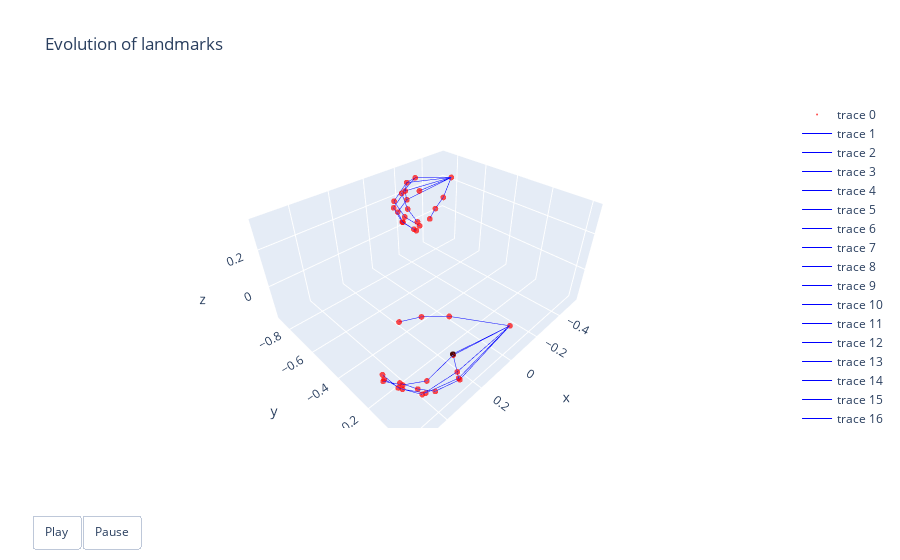

Notebook code for this chart:
### Code cell
import plotly.graph_objects as go

landmarks = torch_dataset[0].y
A = edge_index.permute(1,0)
n=0

# Create the initial 3D scatter plot
fig = go.Figure(
    data=[
        go.Scatter3d(
            x=landmarks[n][:, 0],
            y=landmarks[n][:, 1],
            z=landmarks[n][:, 2],
            mode='markers',
            marker=dict(size=2, color="red", opacity=0.7)
        )]+[
        go.Scatter3d(
                    x=[landmarks[n][i, 0], landmarks[n][j, 0]],
                    y=[landmarks[n][i, 1], landmarks[n][j, 1]],
                    z=[landmarks[n][i, 2], landmarks[n][j, 2]],
                    mode='lines',
                    line=dict(color='blue', width=1),
                ) for i, j in A  # Adjacency matrix updates per frame
    ]+[
        go.Scatter3d(
            x=landmarks[n][20:21, 0],
            y=landmarks[n][20:21, 1],
            z=landmarks[n][20:21, 2],
            mode='markers',
            marker=dict(size=2, color="black", opacity=0.7)
        )],
    layout=go.Layout(
        title="Evolution of landmarks",
        # scene=dict(
        #     xaxis=dict(range=[-3, 3]),  # Set appropriate axis ranges
        #     yaxis=dict(range=[-3, 3]),
        #     zaxis=dict(range=[-3, 3]),
        #     aspectmode="cube"  # Ensures equal scaling for all axes
        # ),
        updatemenus=[{
            "buttons": [
                {"args": [None, {"frame": {"duration": 500, "redraw": True}, "fromcurrent": True}],
                 "label": "Play",
                 "method": "animate"},
                {"args": [[None], {"frame": {"duration": 0, "redraw": True}, "mode": "immediate"}],
                 "label": "Pause",
                 "method": "animate"}
            ],
            "direction": "left",
            "pad": {"r": 10, "t": 87},
            "showactive": False,
            "type": "buttons",
            "x": 0.1,
            "xanchor": "right",
            "y": 0,
            "yanchor": "top"
        }]
    ),
    frames=[
        go.Frame(
            data=[
                go.Scatter3d(
                    x=landmarks[t][:, 0],
                    y=landmarks[t][:, 1],
                    z=landmarks[t][:, 2],
                    mode='markers',
                    marker=dict(size=2, color="red", opacity=0.7)
                )
            ] + [
                go.Scatter3d(
                    x=[landmarks[t][i, 0], landmarks[t][j, 0]],
                    y=[landmarks[t][i, 1], landmarks[t][j, 1]],
                    z=[landmarks[t][i, 2], landmarks[t][j, 2]],
                    mode='lines',
                    line=dict(color='blue', width=1),
                ) for i, j in A  # Adjacency matrix updates per frame
            ] + [
                go.Scatter3d(
                    x=landmarks[t][20:21, 0],
                    y=landmarks[t][20:21, 1],
                    z=landmarks[t][20:21, 2],
                    mode='markers',
                    marker=dict(size=2, color="red", opacity=0.7)
                )
            ],
            name=f"Frame {n+t}"
        ) for t in range(n, len(landmarks))
    ]
)

# Show the animated plot
fig.show()

### Figure 1 — Plotly figure (JSON) as saved in the notebook; plotly's stock layout.template omitted (floating-point values rounded to 4 significant figures)
{"data": [{"marker": {"color": "red", "opacity": 0.7, "size": 2}, "mode": "markers", "type": "scatter3d", "x": [0.3936, 0.5429, 0.4987, 0.4809, 0.4265, -0.00851, 0.216, 0.3176, 0.3248, 0.4526, 0.5127, 0.322, 0.46, 0.4957, 0.2979, 0.4127, 0.4584, 0.2612, 0.353, 0.3913, 0.2759, -0.1198, -0.08828, -0.1259, -0.1244, -0.1478, -0.5356, -0.3017, -0.1954, -0.2138, -0.09164, -0.07422, -0.2116, -0.07874, -0.08164, -0.2266, -0.1058, -0.09393, -0.253, -0.156, -0.1373, -0.2505], "y": [-0.2112, -0.1331, -0.1985, -0.2165, -0.1897, 0.008251, -0.1267, -0.173, -0.00515, -0.007742, -0.06365, 0.0152, -0.02466, -0.1122, 0.003784, -0.05635, -0.1355, -0.01951, -0.06453, -0.1231, -0.04873, -0.5702, -0.6231, -0.6486, -0.6724, -0.7162, -0.8136, -0.6543, -0.6067, -0.7685, -0.734, -0.6751, -0.8313, -0.7803, -0.7076, -0.8639, -0.8203, -0.7433, -0.8835, -0.85, -0.7891, -0.7782], "z": [0.1281, -0.001019, -0.06124, -0.1195, -0.1668, -0.01641, 0.09441, 0.1283, 0.06077, 0.03232, 0.01456, -0.01363, -0.05042, -0.06141, -0.08036, -0.1171, -0.1254, -0.142, -0.1705, -0.1757, -0.006793, 0.2136, 0.1885, 0.1411, 0.104, 0.08455, 0.2261, 0.2352, 0.2272, 0.3338, 0.3012, 0.244, 0.289, 0.2473, 0.186, 0.2267, 0.1862, 0.1376, 0.1588, 0.1317, 0.1023, 0.2475]}, {"line": {"color": "blue", "width": 1}, "mode": "lines", "type": "scatter3d", "x": [0.4265, 0.3913], "y": [-0.1897, -0.1231], "z": [-0.1668, -0.1757]}, {"line": {"color": "blue", "width": 1}, "mode": "lines", "type": "scatter3d", "x": [0.4809, 0.4584], "y": [-0.2165, -0.1355], "z": [-0.1195, -0.1254]}, {"line": {"color": "blue", "width": 1}, "mode": "lines", "type": "scatter3d", "x": [0.4987, 0.4957], "y": [-0.1985, -0.1122], "z": [-0.06124, -0.06141]}, {"line": {"color": "blue", "width": 1}, "mode": "lines", "type": "scatter3d", "x": [0.5429, 0.5127], "y": [-0.1331, -0.06365], "z": [-0.001019, 0.01456]}, {"line": {"color": "blue", "width": 1}, "mode": "lines", "type": "scatter3d", "x": [0.3913, 0.353], "y": [-0.1231, -0.06453], "z": [-0.1757, -0.1705]}, {"line": {"color": "blue", "width": 1}, "mode": "lines", "type": "scatter3d", "x": [0.4584, 0.4127], "y": [-0.1355, -0.05635], "z": [-0.1254, -0.1171]}, {"line": {"color": "blue", "width": 1}, "mode": "lines", "type": "scatter3d", "x": [0.4957, 0.46], "y": [-0.1122, -0.02466], "z": [-0.06141, -0.05042]}, {"line": {"color": "blue", "width": 1}, "mode": "lines", "type": "scatter3d", "x": [0.5127, 0.4526], "y": [-0.06365, -0.007742], "z": [0.01456, 0.03232]}, {"line": {"color": "blue", "width": 1}, "mode": "lines", "type": "scatter3d", "x": [0.353, 0.2612], "y": [-0.06453, -0.01951], "z": [-0.1705, -0.142]}, {"line": {"color": "blue", "width": 1}, "mode": "lines", "type": "scatter3d", "x": [0.4127, 0.2979], "y": [-0.05635, 0.003784], "z": [-0.1171, -0.08036]}, {"line": {"color": "blue", "width": 1}, "mode": "lines", "type": "scatter3d", "x": [0.46, 0.322], "y": [-0.02466, 0.0152], "z": [-0.05042, -0.01363]}, {"line": {"color": "blue", "width": 1}, "mode": "lines", "type": "scatter3d", "x": [0.4526, 0.3248], "y": [-0.007742, -0.00515], "z": [0.03232, 0.06077]}, {"line": {"color": "blue", "width": 1}, "mode": "lines", "type": "scatter3d", "x": [0.2612, -0.00851], "y": [-0.01951, 0.008251], "z": [-0.142, -0.01641]}, {"line": {"color": "blue", "width": 1}, "mode": "lines", "type": "scatter3d", "x": [0.2979, -0.00851], "y": [0.003784, 0.008251], "z": [-0.08036, -0.01641]}, {"line": {"color": "blue", "width": 1}, "mode": "lines", "type": "scatter3d", "x": [0.322, -0.00851], "y": [0.0152, 0.008251], "z": [-0.01363, -0.01641]}, {"line": {"color": "blue", "width": 1}, "mode": "lines", "type": "scatter3d", "x": [0.3248, -0.00851], "y": [-0.00515, 0.008251], "z": [0.06077, -0.01641]}, {"line": {"color": "blue", "width": 1}, "mode": "lines", "type": "scatter3d", "x": [0.3936, 0.3176], "y": [-0.2112, -0.173], "z": [0.1281, 0.1283]}, {"line": {"color": "blue", "width": 1}, "mode": "lines", "type": "scatter3d", "x": [0.3176, 0.216], "y": [-0.173, -0.1267], "z": [0.1283, 0.09441]}, {"line": {"color": "blue", "width": 1}, "mode": "lines", "type": "scatter3d", "x": [0.216, -0.00851], "y": [-0.1267, 0.008251], "z": [0.09441, -0.01641]}, {"line": {"color": "blue", "width": 1}, "mode": "lines", "type": "scatter3d", "x": [0.2759, -0.00851], "y": [-0.04873, 0.008251], "z": [-0.006793, -0.01641]}, {"line": {"color": "blue", "width": 1}, "mode": "lines", "type": "scatter3d", "x": [0.2612, 0.2979], "y": [-0.01951, 0.003784], "z": [-0.142, -0.08036]}, {"line": {"color": "blue", "width": 1}, "mode": "lines", "type": "scatter3d", "x": [0.2979, 0.322], "y": [0.003784, 0.0152], "z": [-0.08036, -0.01363]}, {"line": {"color": "blue", "width": 1}, "mode": "lines", "type": "scatter3d", "x": [0.322, 0.3248], "y": [0.0152, -0.00515], "z": [-0.01363, 0.06077]}, {"line": {"color": "blue", "width": 1}, "mode": "lines", "type": "scatter3d", "x": [-0.1478, -0.1373], "y": [-0.7162, -0.7891], "z": [0.08455, 0.1023]}, {"line": {"color": "blue", "width": 1}, "mode": "lines", "type": "scatter3d", "x": [-0.1244, -0.09393], "y": [-0.6724, -0.7433], "z": [0.104, 0.1376]}, {"line": {"color": "blue", "width": 1}, "mode": "lines", "type": "scatter3d", "x": [-0.1259, -0.08164], "y": [-0.6486, -0.7076], "z": [0.1411, 0.186]}, {"line": {"color": "blue", "width": 1}, "mode": "lines", "type": "scatter3d", "x": [-0.08828, -0.07422], "y": [-0.6231, -0.6751], "z": [0.1885, 0.244]}, {"line": {"color": "blue", "width": 1}, "mode": "lines", "type": "scatter3d", "x": [-0.1373, -0.156], "y": [-0.7891, -0.85], "z": [0.1023, 0.1317]}, {"line": {"color": "blue", "width": 1}, "mode": "lines", "type": "scatter3d", "x": [-0.09393, -0.1058], "y": [-0.7433, -0.8203], "z": [0.1376, 0.1862]}, {"line": {"color": "blue", "width": 1}, "mode": "lines", "type": "scatter3d", "x": [-0.08164, -0.07874], "y": [-0.7076, -0.7803], "z": [0.186, 0.2473]}, {"line": {"color": "blue", "width": 1}, "mode": "lines", "type": "scatter3d", "x": [-0.07422, -0.09164], "y": [-0.6751, -0.734], "z": [0.244, 0.3012]}, {"line": {"color": "blue", "width": 1}, "mode": "lines", "type": "scatter3d", "x": [-0.156, -0.253], "y": [-0.85, -0.8835], "z": [0.1317, 0.1588]}, {"line": {"color": "blue", "width": 1}, "mode": "lines", "type": "scatter3d", "x": [-0.1058, -0.2266], "y": [-0.8203, -0.8639], "z": [0.1862, 0.2267]}, {"line": {"color": "blue", "width": 1}, "mode": "lines", "type": "scatter3d", "x": [-0.07874, -0.2116], "y": [-0.7803, -0.8313], "z": [0.2473, 0.289]}, {"line": {"color": "blue", "width": 1}, "mode": "lines", "type": "scatter3d", "x": [-0.09164, -0.2138], "y": [-0.734, -0.7685], "z": [0.3012, 0.3338]}, {"line": {"color": "blue", "width": 1}, "mode": "lines", "type": "scatter3d", "x": [-0.253, -0.5356], "y": [-0.8835, -0.8136], "z": [0.1588, 0.2261]}, {"line": {"color": "blue", "width": 1}, "mode": "lines", "type": "scatter3d", "x": [-0.2266, -0.5356], "y": [-0.8639, -0.8136], "z": [0.2267, 0.2261]}, {"line": {"color": "blue", "width": 1}, "mode": "lines", "type": "scatter3d", "x": [-0.2116, -0.5356], "y": [-0.8313, -0.8136], "z": [0.289, 0.2261]}, {"line": {"color": "blue", "width": 1}, "mode": "lines", "type": "scatter3d", "x": [-0.2138, -0.5356], "y": [-0.7685, -0.8136], "z": [0.3338, 0.2261]}, {"line": {"color": "blue", "width": 1}, "mode": "lines", "type": "scatter3d", "x": [-0.1198, -0.1954], "y": [-0.5702, -0.6067], "z": [0.2136, 0.2272]}, {"line": {"color": "blue", "width": 1}, "mode": "lines", "type": "scatter3d", "x": [-0.1954, -0.3017], "y": [-0.6067, -0.6543], "z": [0.2272, 0.2352]}, {"line": {"color": "blue", "width": 1}, "mode": "lines", "type": "scatter3d", "x": [-0.3017, -0.5356], "y": [-0.6543, -0.8136], "z": [0.2352, 0.2261]}, {"line": {"color": "blue", "width": 1}, "mode": "lines", "type": "scatter3d", "x": [-0.2505, -0.5356], "y": [-0.7782, -0.8136], "z": [0.2475, 0.2261]}, {"line": {"color": "blue", "width": 1}, "mode": "lines", "type": "scatter3d", "x": [-0.253, -0.2266], "y": [-0.8835, -0.8639], "z": [0.1588, 0.2267]}, {"line": {"color": "blue", "width": 1}, "mode": "lines", "type": "scatter3d", "x": [-0.2266, -0.2116], "y": [-0.8639, -0.8313], "z": [0.2267, 0.289]}, {"line": {"color": "blue", "width": 1}, "mode": "lines", "type": "scatter3d", "x": [-0.2116, -0.2138], "y": [-0.8313, -0.7685], "z": [0.289, 0.3338]}, {"marker": {"color": "black", "opacity": 0.7, "size": 2}, "mode": "markers", "type": "scatter3d", "x": [0.2759], "y": [-0.04873], "z": [-0.006793]}], "layout": {"title": {"text": "Evolution of landmarks"}, "updatemenus": [{"buttons": [{"args": [null, {"frame": {"duration": 500, "redraw": true}, "fromcurrent": true}], "label": "Play", "method": "animate"}, {"args": [[null], {"frame": {"duration": 0, "redraw": true}, "mode": "immediate"}], "label": "Pause", "method": "animate"}], "direction": "left", "pad": {"r": 10, "t": 87}, "showactive": false, "type": "buttons", "x": 0.1, "xanchor": "right", "y": 0, "yanchor": "top"}]}}
